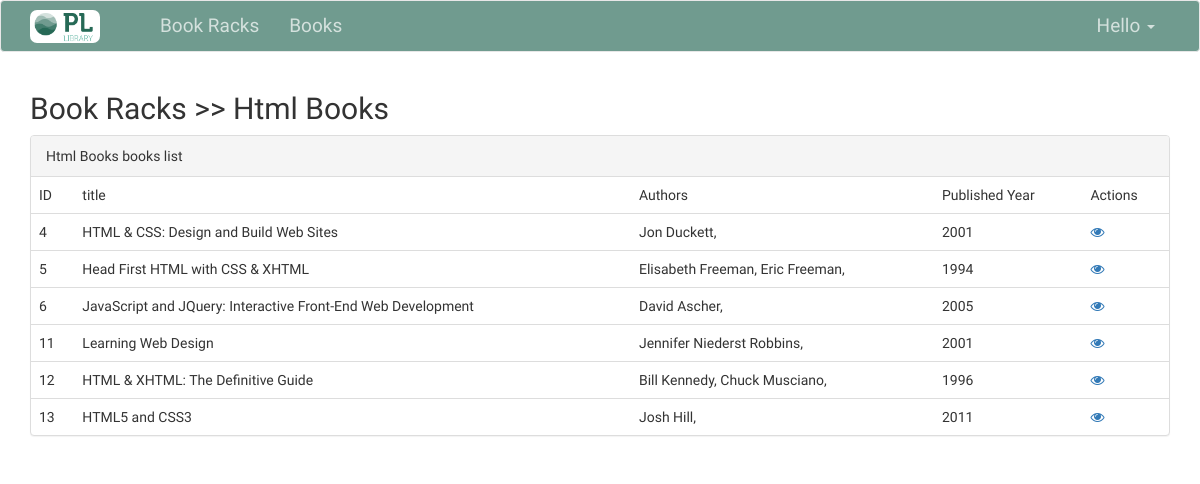
The page /book/racks/html-books/ on the database as committed earlier.
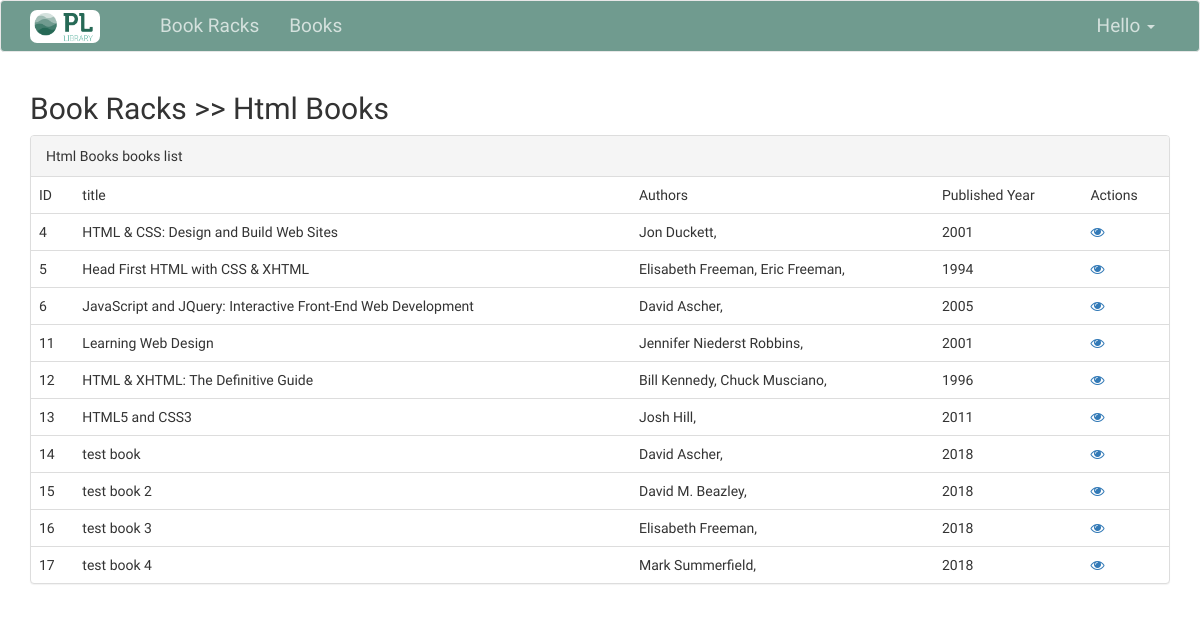
The same page on the database as committed later.
### bookracks/models.py (models this page shows, shortened)
class DefaultModel(models.Model):
    created = models.DateTimeField(auto_now_add=True)
    modified = models.DateTimeField(auto_now=True)
    class Meta:
        abstract = True

class Book(DefaultModel):
    book_rack = models.ForeignKey(BookRack, on_delete=models.CASCADE)
    title = models.CharField(null=False, blank=False, max_length=255)
    slug = models.SlugField(null=True, blank=True, max_length=255, unique=True)
    authors = models.ManyToManyField(Author)
    published_year = models.CharField(max_length=50)
    cover_url = models.URLField(null=True, blank=True, max_length=255)

class Author(DefaultModel):
    name = models.CharField(max_length=200)
    slug = models.SlugField(null=True, blank=True, max_length=255, unique=True)

### bookracks/views.py (the view)
# urls.py: path('racks/<str:slug>/', views.RacksDetailView.as_view(), name="racks_detail"),
class RacksDetailView(LoginRequiredMixin, DetailView):
    template_name = 'bookracks/racks/detail.html'
    model = BookRack

### templates/bookracks/racks/detail.html
{% extends 'base.html' %}
{% block content %}
    <h2>Book Racks >> {{ object.name }}</h2>
    <div class="panel panel-default">
        <div class="panel-heading">{{ object.name }} books list</div>
        <div class="panel-body" style="padding: 0">
            <table class="table tabel-hover" style="margin-bottom: 0px">
                <thead>
                <tr>
                    <td>ID</td>
                    <td>title</td>
                    <td>Authors</td>
                    <td>Published Year</td>
                    <td>Actions</td>
                </tr>
                </thead>
                <tbody>
                {% for book in object.book_set.all %}
                    <tr>
                        <td>{{ book.id }}</td>
                        <td>{{ book.title }}</td>
                        <td>
                            {% for author in book.authors.all %}
                                {{ author.name }},
                            {% endfor %}
                        </td>
                        <td>{{ book.published_year }}</td>
                        <td>
                            <a href=""><i class="fa fa-eye"></i></a>
                        </td>
                    </tr>
                {% endfor %}
                </tbody>
            </table>
        </div>
    </div>
{% endblock %}

Rows that differ between the two databases and show on the page:
added Book: id "14", title "test book", published_year "2018", Author (name "David Ascher")
added Book: id "15", title "test book 2", published_year "2018"
now on this page (row unchanged): Author: name "David M. Beazley", shown under "15"
added Book: id "16", title "test book 3", published_year "2018", Author (name "Elisabeth Freeman")
added Book: id "17", title "test book 4", published_year "2018"
now on this page (row unchanged): Author: name "Mark Summerfield", shown under "17"
